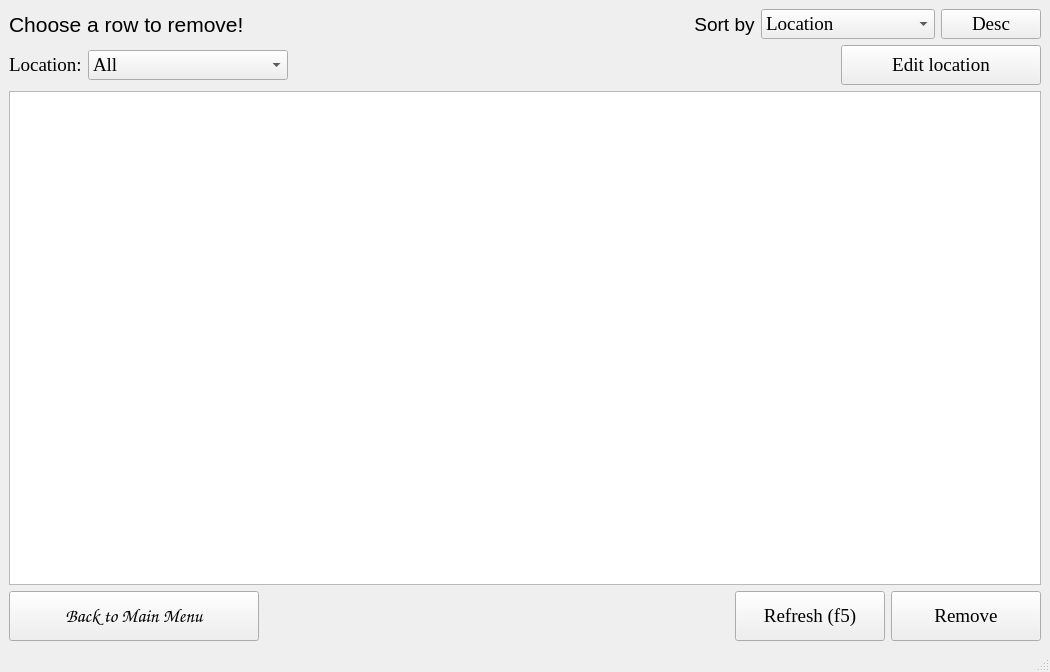
<?xml version="1.0" encoding="UTF-8"?>
<ui version="4.0">
 <class>ModifyWindow</class>
 <widget class="QMainWindow" name="ModifyWindow">
  <property name="geometry">
   <rect>
    <x>0</x>
    <y>0</y>
    <width>1050</width>
    <height>672</height>
   </rect>
  </property>
  <property name="windowTitle">
   <string>MainWindow</string>
  </property>
  <widget class="QWidget" name="centralwidget">
   <layout class="QVBoxLayout" name="verticalLayout">
    <item>
     <layout class="QHBoxLayout" name="horizontalLayout_3">
      <item>
       <widget class="QLabel" name="label">
        <property name="font">
         <font>
          <pointsize>16</pointsize>
         </font>
        </property>
        <property name="text">
         <string>Choose a row to remove!</string>
        </property>
       </widget>
      </item>
      <item>
       <spacer name="horizontalSpacer_2">
        <property name="orientation">
         <enum>Qt::Horizontal</enum>
        </property>
        <property name="sizeHint" stdset="0">
         <size>
          <width>40</width>
          <height>20</height>
         </size>
        </property>
       </spacer>
      </item>
      <item>
       <layout class="QHBoxLayout" name="horizontalLayout">
        <item>
         <widget class="QLabel" name="sort_lbl">
          <property name="font">
           <font>
            <pointsize>14</pointsize>
           </font>
          </property>
          <property name="text">
           <string>Sort by</string>
          </property>
          <property name="alignment">
           <set>Qt::AlignCenter</set>
          </property>
         </widget>
        </item>
        <item>
         <widget class="QComboBox" name="sort_CB">
          <property name="minimumSize">
           <size>
            <width>0</width>
            <height>30</height>
           </size>
          </property>
          <property name="font">
           <font>
            <family>Times New Roman</family>
            <pointsize>14</pointsize>
           </font>
          </property>
          <property name="editable">
           <bool>false</bool>
          </property>
          <item>
           <property name="text">
            <string>Location</string>
           </property>
          </item>
          <item>
           <property name="text">
            <string>Date</string>
           </property>
          </item>
          <item>
           <property name="text">
            <string>Cloudiness</string>
           </property>
          </item>
          <item>
           <property name="text">
            <string>Day temperature</string>
           </property>
          </item>
          <item>
           <property name="text">
            <string>Night temperature</string>
           </property>
          </item>
          <item>
           <property name="text">
            <string>Wind direction</string>
           </property>
          </item>
          <item>
           <property name="text">
            <string>Day wind power</string>
           </property>
          </item>
          <item>
           <property name="text">
            <string>Night wind power</string>
           </property>
          </item>
          <item>
           <property name="text">
            <string>Precipitation hours</string>
           </property>
          </item>
          <item>
           <property name="text">
            <string>Humidity</string>
           </property>
          </item>
         </widget>
        </item>
        <item>
         <widget class="QPushButton" name="changeSortButton">
          <property name="minimumSize">
           <size>
            <width>100</width>
            <height>30</height>
           </size>
          </property>
          <property name="font">
           <font>
            <family>Times New Roman</family>
            <pointsize>14</pointsize>
           </font>
          </property>
          <property name="cursor">
           <cursorShape>PointingHandCursor</cursorShape>
          </property>
          <property name="text">
           <string>Desc</string>
          </property>
         </widget>
        </item>
       </layout>
      </item>
     </layout>
    </item>
    <item>
     <layout class="QHBoxLayout" name="horizontalLayout_4">
      <item>
       <widget class="QLabel" name="label_2">
        <property name="font">
         <font>
          <family>Times New Roman</family>
          <pointsize>14</pointsize>
         </font>
        </property>
        <property name="text">
         <string>Location:</string>
        </property>
       </widget>
      </item>
      <item>
       <widget class="QComboBox" name="location_cb">
        <property name="minimumSize">
         <size>
          <width>200</width>
          <height>30</height>
         </size>
        </property>
        <property name="font">
         <font>
          <family>Times New Roman</family>
          <pointsize>14</pointsize>
         </font>
        </property>
        <property name="maxVisibleItems">
         <number>15</number>
        </property>
        <property name="sizeAdjustPolicy">
         <enum>QComboBox::AdjustToMinimumContentsLengthWithIcon</enum>
        </property>
        <item>
         <property name="text">
          <string>All</string>
         </property>
        </item>
       </widget>
      </item>
      <item>
       <spacer name="horizontalSpacer_3">
        <property name="orientation">
         <enum>Qt::Horizontal</enum>
        </property>
        <property name="sizeHint" stdset="0">
         <size>
          <width>40</width>
          <height>20</height>
         </size>
        </property>
       </spacer>
      </item>
      <item>
       <widget class="QPushButton" name="editLocationButton">
        <property name="minimumSize">
         <size>
          <width>200</width>
          <height>40</height>
         </size>
        </property>
        <property name="font">
         <font>
          <family>Times New Roman</family>
          <pointsize>14</pointsize>
         </font>
        </property>
        <property name="cursor">
         <cursorShape>PointingHandCursor</cursorShape>
        </property>
        <property name="text">
         <string>Edit location</string>
        </property>
       </widget>
      </item>
     </layout>
    </item>
    <item>
     <widget class="QTableView" name="tableView">
      <property name="enabled">
       <bool>true</bool>
      </property>
      <property name="sizePolicy">
       <sizepolicy hsizetype="Preferred" vsizetype="MinimumExpanding">
        <horstretch>0</horstretch>
        <verstretch>0</verstretch>
       </sizepolicy>
      </property>
      <property name="font">
       <font>
        <family>Times New Roman</family>
        <pointsize>10</pointsize>
       </font>
      </property>
      <property name="focusPolicy">
       <enum>Qt::TabFocus</enum>
      </property>
      <property name="editTriggers">
       <set>QAbstractItemView::DoubleClicked</set>
      </property>
      <property name="dragEnabled">
       <bool>true</bool>
      </property>
      <property name="alternatingRowColors">
       <bool>false</bool>
      </property>
      <property name="selectionMode">
       <enum>QAbstractItemView::SingleSelection</enum>
      </property>
      <property name="selectionBehavior">
       <enum>QAbstractItemView::SelectRows</enum>
      </property>
      <property name="textElideMode">
       <enum>Qt::ElideMiddle</enum>
      </property>
      <property name="verticalScrollMode">
       <enum>QAbstractItemView::ScrollPerPixel</enum>
      </property>
      <property name="horizontalScrollMode">
       <enum>QAbstractItemView::ScrollPerPixel</enum>
      </property>
      <property name="sortingEnabled">
       <bool>true</bool>
      </property>
      <property name="wordWrap">
       <bool>true</bool>
      </property>
      <attribute name="horizontalHeaderCascadingSectionResizes">
       <bool>true</bool>
      </attribute>
      <attribute name="horizontalHeaderHighlightSections">
       <bool>true</bool>
      </attribute>
      <attribute name="horizontalHeaderStretchLastSection">
       <bool>true</bool>
      </attribute>
     </widget>
    </item>
    <item>
     <layout class="QHBoxLayout" name="horizontalLayout_2">
      <item>
       <widget class="QPushButton" name="returnButton">
        <property name="minimumSize">
         <size>
          <width>250</width>
          <height>50</height>
         </size>
        </property>
        <property name="font">
         <font>
          <family>Comic Sans MS</family>
          <pointsize>14</pointsize>
         </font>
        </property>
        <property name="cursor">
         <cursorShape>PointingHandCursor</cursorShape>
        </property>
        <property name="text">
         <string>Back to Main Menu</string>
        </property>
       </widget>
      </item>
      <item>
       <spacer name="horizontalSpacer">
        <property name="orientation">
         <enum>Qt::Horizontal</enum>
        </property>
        <property name="sizeHint" stdset="0">
         <size>
          <width>40</width>
          <height>20</height>
         </size>
        </property>
       </spacer>
      </item>
      <item>
       <widget class="QPushButton" name="refreshButton">
        <property name="minimumSize">
         <size>
          <width>150</width>
          <height>50</height>
         </size>
        </property>
        <property name="font">
         <font>
          <family>Times New Roman</family>
          <pointsize>14</pointsize>
         </font>
        </property>
        <property name="cursor">
         <cursorShape>PointingHandCursor</cursorShape>
        </property>
        <property name="text">
         <string>Refresh (f5)</string>
        </property>
       </widget>
      </item>
      <item>
       <widget class="QPushButton" name="removeButton">
        <property name="minimumSize">
         <size>
          <width>150</width>
          <height>50</height>
         </size>
        </property>
        <property name="font">
         <font>
          <family>Times New Roman</family>
          <pointsize>14</pointsize>
         </font>
        </property>
        <property name="cursor">
         <cursorShape>PointingHandCursor</cursorShape>
        </property>
        <property name="text">
         <string>Remove</string>
        </property>
       </widget>
      </item>
     </layout>
    </item>
   </layout>
  </widget>
  <widget class="QMenuBar" name="menubar">
   <property name="geometry">
    <rect>
     <x>0</x>
     <y>0</y>
     <width>1050</width>
     <height>28</height>
    </rect>
   </property>
  </widget>
  <widget class="QStatusBar" name="statusbar"/>
 </widget>
 <resources/>
 <connections/>
</ui>
